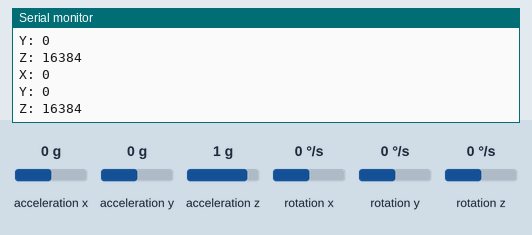
This sketch was run on a simulated ESP8266 (NodeMCU). Parts: the last lines printed to the serial monitor. The test bench sets the inputs (shaded band); at power-on: acceleration x 0 g, acceleration y 0 g, acceleration z 1 g, rotation x 0 °/s, rotation y 0 °/s, rotation z 0 °/s.

Above: at 1.8 s.
1.9 s: acceleration x set to -1.4 g
At 2.8 s:
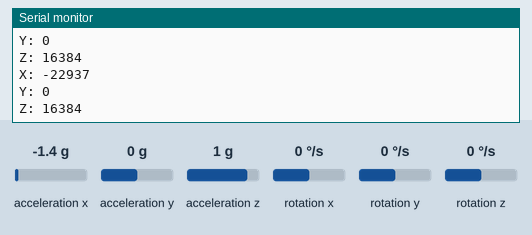
3.4 s: acceleration y set to -1.4 g
At 4.5 s:
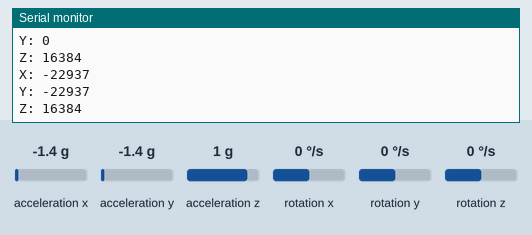
4.9 s: acceleration z set to -1.4 g
At 5.4 s:
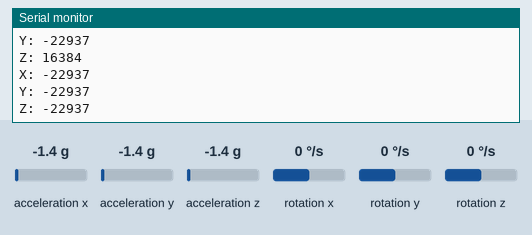

The sketch:

mpu6050.ino
```cpp
//-----------------------------------MPU6050------------------------------------
#include <Wire.h>
#include <MPU6050.h>
MPU6050 mpu;
//------------------------------------------------------------------------------


void setup() {
  Serial.begin(9600);

  //-----------------------------------MPU6050------------------------------------
  Wire.begin();
  mpu.initialize();
  //------------------------------------------------------------------------------


}

void loop() {

  //-----------------------------------MPU6050------------------------------------
  int16_t ax, ay, az;
  mpu.getAcceleration(&ax, &ay, &az);

  Serial.print("X: ");
  Serial.println(ax);
  Serial.print("Y: ");
  Serial.println(ay);
  Serial.print("Z: ");
  Serial.println(az);
  delay(1000);
  //------------------------------------------------------------------------------


}
```

Measured:
- after the input at 1.9 s, the serial monitor: prints a new line after 0.11 s (image 1)
- after the input at 3.4 s, the serial monitor: prints a new line after 0.61 s (image 2)
- after the input at 4.9 s, the serial monitor: prints a new line after 0.11 s (image 3)
